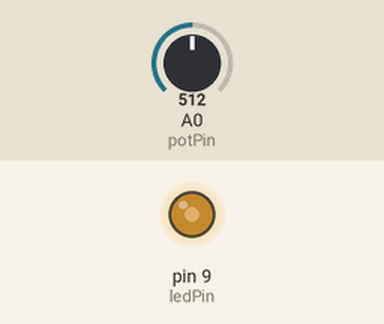
Recording of a sketch running on a simulated Arduino Uno, built with avr-gcc and run on an emulated ATmega328P. Parts: output pins drawn as LEDs (lit = HIGH). Inputs (shaded band) come from the test bench; at power-on: A0 (potPin) = 512. What the sketch prints to the serial monitor is not drawn.

Above: at 1.2 s.
1.3 s: A0 (potPin) set to 716
At 2.1 s:
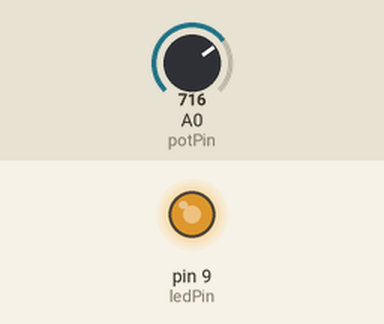
2.8 s: A0 (potPin) set to 900
At 3.2 s:
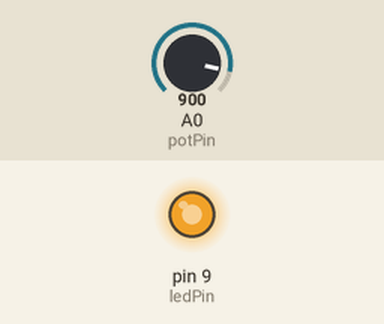
4.3 s: A0 (potPin) set to 122
At 5.5 s:
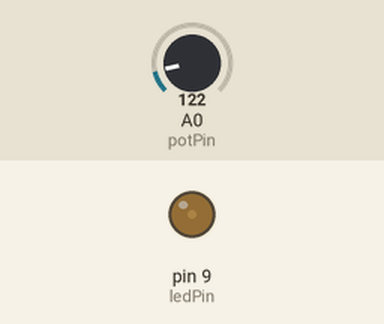
5.8 s: A0 (potPin) set to 0
At 6.7 s:
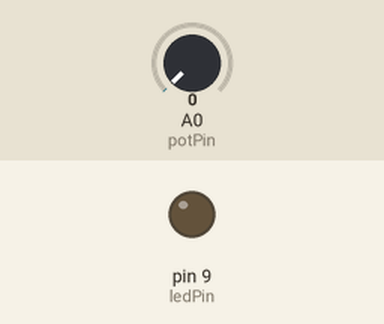
7.3 s: A0 (potPin) set to 511
At 7.9 s:
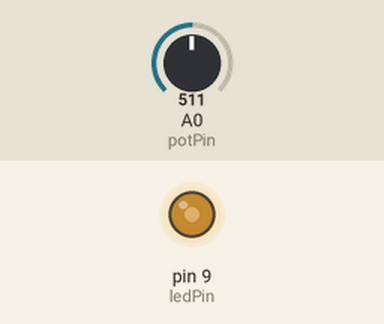
Timing chart, 0 to 9.8 s (numbered marks = the images above; inputs shaded):
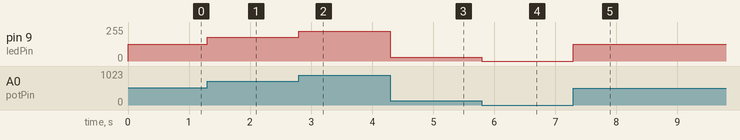

The sketch:

sketch_variable_brightness.ino
```cpp
int ledPin=9;
int potPin=A0;
int potVal;
float LEDVal;

void setup() {
  // put your setup code here, to run once:
pinMode(ledPin, OUTPUT);
pinMode(potPin, INPUT);
Serial.begin(115200);

}

void loop() {
  // put your main code here, to run repeatedly:
potVal=analogRead(potPin);
LEDVal=(255./1023.)*potVal;
analogWrite(ledPin, LEDVal);
Serial.println(LEDVal);
}
```

Measured:
- after the input at 1.3 s, pin 9 (ledPin): 127/255 → 178/255 at once
- after the input at 2.8 s, pin 9 (ledPin): 178/255 → 224/255 at once
- after the input at 4.3 s, pin 9 (ledPin): 224/255 → 30/255 at once
- after the input at 5.8 s, pin 9 (ledPin): 30/255 → 0/255 at once
- after the input at 7.3 s, pin 9 (ledPin): 0/255 → 127/255 at once
